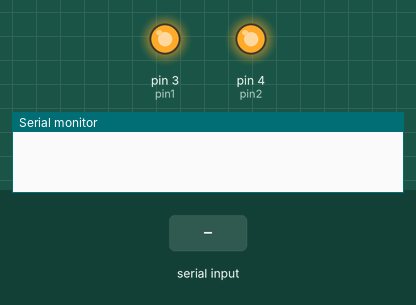
A sketch run on a simulated Arduino Uno, built with avr-gcc and run on an emulated ATmega328P. Shown: output pins drawn as LEDs (lit = HIGH), the last lines printed to the serial monitor. Dashed ring = blinking. Inputs (shaded band) come from the test bench.

Above: at 1.2 s.
1.3 s: "o\n" received over Serial
At 1.7 s:
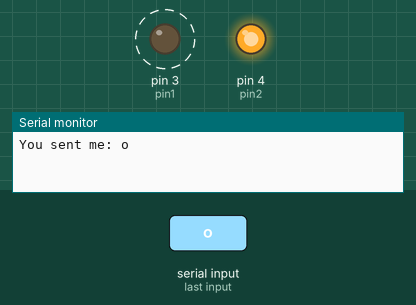
4.3 s: "i\n" received over Serial
At 7.2 s:
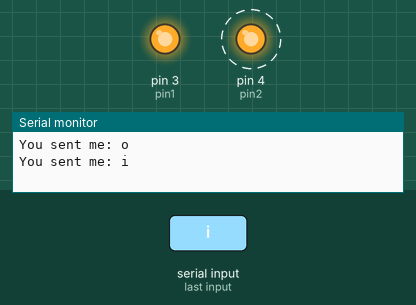
7.3 s: "s\n" received over Serial
At 8.2 s:
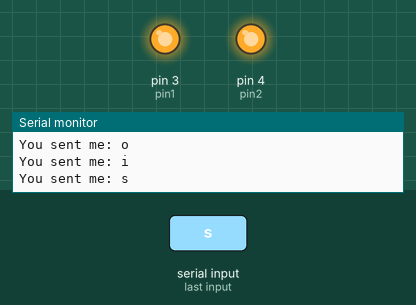
Timing chart, 0 to 10.3 s (numbered marks = the images above; inputs shaded):
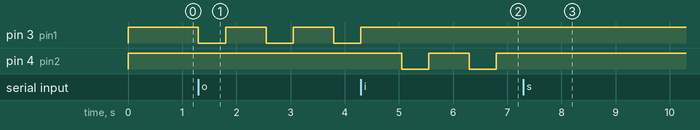

Measured:
- after the input at 1.3 s, pin 3 (pin1): alternates HIGH for 0.75 s and LOW for 0.50 s, starting at once
- after the input at 4.3 s, pin 3 (pin1): goes on until 4.3 s, then stays HIGH; pin 4 (pin2): alternates HIGH for 0.75 s and LOW for 0.50 s, starting after 0.75 s
- after the input at 7.3 s, pin 4 (pin2): stops changing and stays HIGH

The sketch:

relay_controller.ino
```cpp
//The sole purpose of the arduino is to handle all interaction with the relay board

int state = 0;
int motionstate = 0;

//int ontime = 25;
//int offtime = 75;
int ontime = 50;
int offtime = 75;
bool usestate = false;
int pin1 = 3;
int pin2 = 4;

void setup() {
  Serial.begin(115200);

  pinMode(pin1, OUTPUT);
  pinMode(pin2, OUTPUT);

  digitalWrite(pin1, HIGH);
  digitalWrite(pin2, HIGH);
}
void in(int wt){
  digitalWrite(pin1, HIGH);
  digitalWrite(pin2, LOW);
  delay(wt);
}

void stall(int wt){
  digitalWrite(pin2, HIGH);
  digitalWrite(pin1, HIGH);
  delay(wt);
}

void out(int wt){
  digitalWrite(pin1, LOW);
  digitalWrite(pin2, HIGH);
  delay(wt);
}

void float_profile(){
  all_in();
  stall(10*1000);
  all_out();
}
//6pin1, 73
void handle_state(int ton, int toff){
  if (usestate == true){
    int _ton = ton*10;
    int _toff = toff*10;
    if (state == 0){
      stall(100);
    }
    if (state == 1){
      if (motionstate == 0){
        out(_ton);
        motionstate = 1;
      }
      if (motionstate == 1){
        stall(_toff);
        motionstate = 0;
      }
    }

    if (state == 2){
      if (motionstate == 0){
        in(_ton);
        motionstate = 1;
      }
      if (motionstate == 1){
        stall(_toff);
        motionstate = 0;
      }
    }
  }
}

void all_in(){
  for (int i=0; i<=54; i++){
    state = 2;
    handle_state(ontime, offtime);
  }
}

void all_out(){
  for (int i=0; i<=54; i++){
    state = 1;
    handle_state(ontime, offtime);
  }
}

void stutter_in(){
  state = 2;
  handle_state(ontime, offtime);
}

void stutter_out(){
  state = 1;
  handle_state(ontime, offtime);
}

void loop(){
  if (Serial.available() > 0) {
    String data = Serial.readStringUntil('\n');
    Serial.print("You sent me: ");
    Serial.println(data);

    if (data == "s"){
      usestate=false;
      stall(0);
    }
    if (data == "o"){
      usestate = true;
      state = 1;
    }
    if (data == "i"){
      usestate = true;
      state = 2;
    }
    if (data == "u"){
      usestate=false;
      all_out();
    }
    if (data == "d"){
      usestate=false;
      all_in();
    }
    if (data == "p"){
      usestate=false;
      float_profile();
    }
    if (data == "d"){
      usestate=false;
      out(0);
    }
    if (data == "a"){
      usestate=false;
      in(0);
    }
  }
  handle_state(ontime, offtime);
}
```
